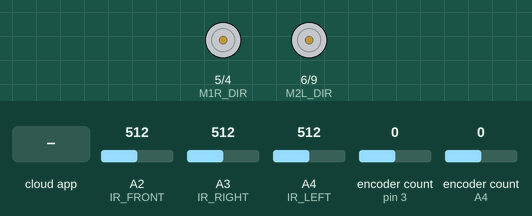
The sketch below on a simulated Arduino Uno, built with avr-gcc and run on an emulated ATmega328P. Parts: direction and speed pins drawn as motors (green arrow = direction pin HIGH = forward, orange = LOW = backward, longer = more drive). The inputs (shaded band) are chosen by the test bench; at power-on: A2 (IR_FRONT) = 512, A3 (IR_RIGHT) = 512, A4 (IR_LEFT) = 512, encoder count (sensors on pin 3, A4) 0. The ROS host is connected and sends only what is stated.

Above: at 1.2 s.
1.3 s: the phone or cloud app sets linear.x to -100
At 2.6 s:
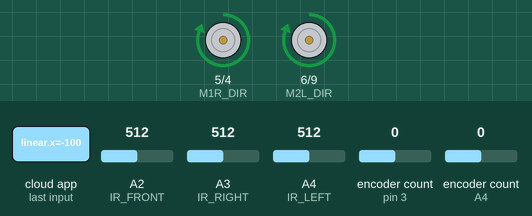
3.0 s: the phone or cloud app sets linear.x to 100
At 4.2 s:
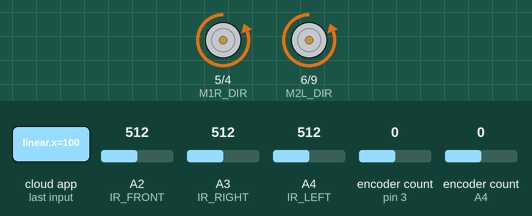
4.5 s: the phone or cloud app sets linear.x to 0
At 5.1 s:
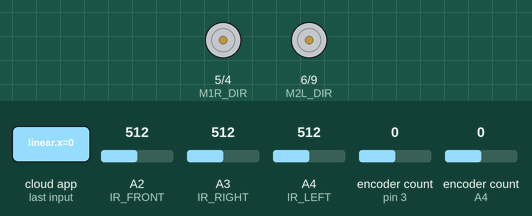
6.3 s: the phone or cloud app sets angular.z to -100
At 7.0 s:
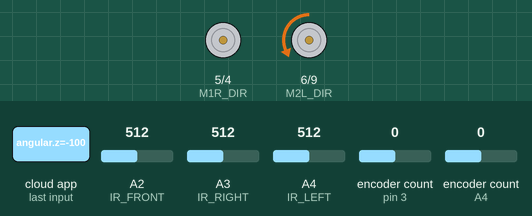
8.1 s: the phone or cloud app sets angular.z to 100
At 8.9 s:
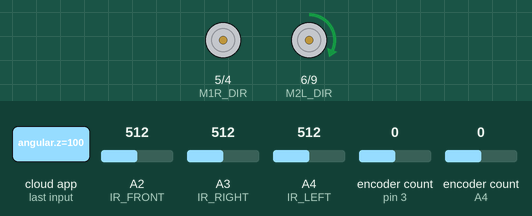
9.9 s: the phone or cloud app sets linear.x to -100
At 10.8 s:
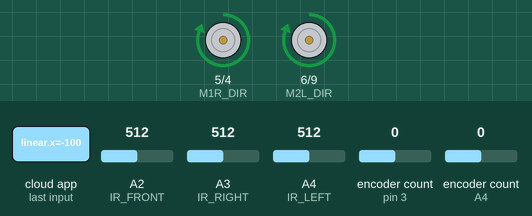
Timing chart, 0 to 12.7 s (numbered marks = the images above; inputs shaded):
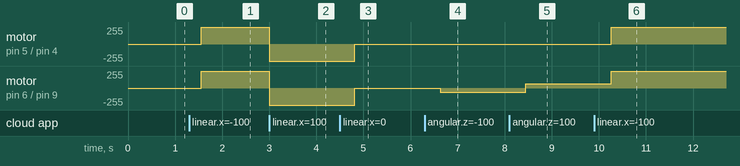

Measured:
- after the input at 1.3 s, motor on pin 5 (M1R_DIR) / pin 4 (M1R_PWM), motor on pin 6 (M2L_DIR) / pin 9 (M2L_PWM): stopped → forward 255/255 after 0.25 s
- after the input at 3.0 s, motor on pin 5 (M1R_DIR) / pin 4 (M1R_PWM), motor on pin 6 (M2L_DIR) / pin 9 (M2L_PWM): forward 255/255 → backward 255/255 at once
- after the input at 4.5 s, motor on pin 5 (M1R_DIR) / pin 4 (M1R_PWM), motor on pin 6 (M2L_DIR) / pin 9 (M2L_PWM): backward 255/255 → stopped after 0.32 s
- after the input at 6.3 s, motor on pin 6 (M2L_DIR) / pin 9 (M2L_PWM): stopped → backward 67/255 after 0.33 s
- after the input at 8.1 s, motor on pin 6 (M2L_DIR) / pin 9 (M2L_PWM): backward 67/255 → forward 67/255 after 0.35 s
- after the input at 9.9 s, motor on pin 5 (M1R_DIR) / pin 4 (M1R_PWM): stopped → forward 255/255 after 0.36 s; motor on pin 6 (M2L_DIR) / pin 9 (M2L_PWM): forward 67/255 → forward 255/255 after 0.36 s

The sketch:

no_pid_firmware.ino
```cpp
#include <ros.h>
#include <std_msgs/String.h>
#include <std_msgs/Empty.h>
#include <std_msgs/Float32.h>
#include <std_msgs/UInt8MultiArray.h>
#include <geometry_msgs/Pose2D.h>
#include <geometry_msgs/Twist.h>

#include <TimerOne.h>
#include <Encoder.h>
#include <math.h> // pour M_PI, cos, sin

// === Pins moteurs ===
#define M1R_DIR 5
#define M1R_PWM 4
#define M2L_DIR 6
#define M2L_PWM 9

// === Pins capteurs IR ===
#define IR_FRONT A2
#define IR_RIGHT A3
#define IR_LEFT  A4

// === Pins encodeurs ===
#define ENC_M1R_A 3
#define ENC_M1R_B 2
#define ENC_M2L_A 18
#define ENC_M2L_B 19

// === Paramètres géométriques en mètre ===
float r = 0.016;      // rayon roue en m (1.6 cm)
float b = 0.106;      // entraxe en m (10.6 cm)
int gear_box = 298;
float C = 0.0000241;  // conversion impulsions → m (0.00241 cm → 0.0000241 m)

Encoder enc_left(ENC_M2L_A, ENC_M2L_B);
Encoder enc_right(ENC_M1R_A, ENC_M1R_B);

// === Variables globales odométrie ===
volatile bool flag = false;
long enc_left_count = 0;
long enc_right_count = 0;

float x = 0.0;
float y = 0.0;
float theta = 0.0; // en radians

// === Fonctions capteurs IR (renvoie distance en m) ===
float sensF() {
    float sum = 0.0;
    for (int i = 0; i < 1000; i++) sum += analogRead(IR_FRONT);
    float res = sum / 1000.0;
    return (49.7 - 0.134 * res + 0.000104 * res * res) / 100.0; // m
}

float sensL() {
    float sum = 0.0;
    for (int i = 0; i < 1000; i++) sum += analogRead(IR_LEFT);
    float res = sum / 1000.0;
    return (46.9 - 0.132 * res + 0.000106 * res * res) / 100.0; // m
}

float sensR() {
    float sum = 0.0;
    for (int i = 0; i < 1000; i++) sum += analogRead(IR_RIGHT);
    float res = sum / 1000.0;
    return (51.9 - 0.144 * res + 0.000114 * res * res) / 100.0; // m
}

// === ROS ===
ros::NodeHandle nh;

std_msgs::Float32 front_Ir_msg;
std_msgs::Float32 right_Ir_msg;
std_msgs::Float32 left_Ir_msg;
geometry_msgs::Pose2D pose_msg;

ros::Publisher front_Ir("/front_distance", &front_Ir_msg);
ros::Publisher right_Ir("/right_distance", &right_Ir_msg);
ros::Publisher left_Ir("/left_distance", &left_Ir_msg);
ros::Publisher pose_pub("/pose", &pose_msg);

// === Odométrie via encodeurs ===
void callback_encoders() {
    long right = enc_right.read();
    long left  = enc_left.read();

    long count_left  = left - enc_left_count;
    long count_right = right - enc_right_count;

    enc_left_count  = left;
    enc_right_count = right;

    float dL = C * count_left;  // m
    float dR = C * count_right; // m

    float dS     = (dR + dL) / 2.0;
    float dTheta = (dR - dL) / b; // rad

    x     += dS * cos(theta + dTheta / 2.0);
    y     += dS * sin(theta + dTheta / 2.0);
    theta += dTheta;

    // Normalisation de theta
    if (theta > M_PI)  theta -= 2.0 * M_PI;
    if (theta < -M_PI) theta += 2.0 * M_PI;

    // Remplir le message ROS
    pose_msg.x = x;
    pose_msg.y = y;
    pose_msg.theta = theta;

    flag = true;
}

// === Pilotage moteurs ===
void setMotor(int pwm_pin, int dir_pin, float speed) {
    // speed entre -1.0 et 1.0
    if (speed > 1.0) speed = 1.0;
    if (speed < -1.0) speed = -1.0;

    if (speed >= 0) {
        digitalWrite(dir_pin, LOW);
        analogWrite(pwm_pin, (int)(speed * 255.0));
    } else {
        digitalWrite(dir_pin, HIGH);
        analogWrite(pwm_pin, (int)(-speed * 255.0));
    }
}

// === Callbacks ROS ===
void callback_cmd_vel(const geometry_msgs::Twist &msg) {
    float v = msg.linear.x;   // m/s
    float w = msg.angular.z;  // rad/s

    // Conversion vitesse linéaire et angulaire en vitesse roue
    float vL = v - (b/2.0) * w; // m/s
    float vR = v + (b/2.0) * w; // m/s

    // Normalisation en PWM (vitesse max 0.2 m/s)
    float vmax = 0.20; // m/s
    float left_pwm  = vL / vmax;
    float right_pwm = vR / vmax;

    setMotor(M2L_PWM, M2L_DIR, left_pwm);
    setMotor(M1R_PWM, M1R_DIR, right_pwm);
}

void callback_rgb_leds(const std_msgs::UInt8MultiArray &msg) {
    // msg.data[0..2] -> R,G,B
}

void callback_set_pose(const std_msgs::UInt8MultiArray &msg) {
    if(msg.data_length >= 3) {
        x = msg.data[0] / 100.0; // cm -> m
        y = msg.data[1] / 100.0; // cm -> m
        theta = msg.data[2] * M_PI / 180.0; // deg -> rad
        enc_left_count = enc_left.read();
        enc_right_count = enc_right.read();
    }
}

// === Subscribers ===
ros::Subscriber<std_msgs::UInt8MultiArray> rgb_leds_sub("/rgb_leds", &callback_rgb_leds);
ros::Subscriber<geometry_msgs::Twist> cmd_vel_sub("/cmd_vel", &callback_cmd_vel);
ros::Subscriber<std_msgs::UInt8MultiArray> set_pose_sub("/set_pose", &callback_set_pose);

void setup() {
    nh.initNode();

    // Timer pour encoder callback (10 Hz = 100000 µs)
    Timer1.initialize(100000);
    Timer1.attachInterrupt(callback_encoders);

    // Publis
    nh.advertise(front_Ir);
    nh.advertise(right_Ir);
    nh.advertise(left_Ir);
    nh.advertise(pose_pub);

    // Subs
    nh.subscribe(rgb_leds_sub);
    nh.subscribe(cmd_vel_sub);
    nh.subscribe(set_pose_sub);

    // Pins moteurs en sortie
    pinMode(M1R_DIR, OUTPUT);
    pinMode(M1R_PWM, OUTPUT);
    pinMode(M2L_DIR, OUTPUT);
    pinMode(M2L_PWM, OUTPUT);
}

unsigned long last_pub_time = 0;  // Pour cadencer les publications à 10 Hz

void loop() {
    unsigned long now = millis();
    if (now - last_pub_time >= 100) {  // 100 ms = 10 Hz
        last_pub_time = now;

        // Lecture IR (version rapide)
        front_Ir_msg.data = sensF();
        right_Ir_msg.data = sensR();
        left_Ir_msg.data  = sensL();

        front_Ir.publish(&front_Ir_msg);
        right_Ir.publish(&right_Ir_msg);
        left_Ir.publish(&left_Ir_msg);

        // Publier la pose seulement si mise à jour
        if (flag) {
            pose_pub.publish(&pose_msg);
            flag = false;
        }
    }

    nh.spinOnce();
}
```
